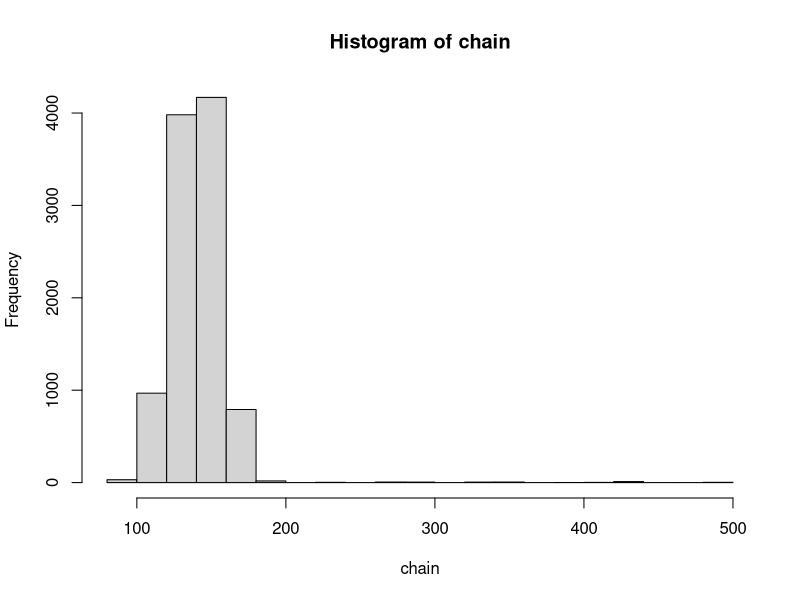
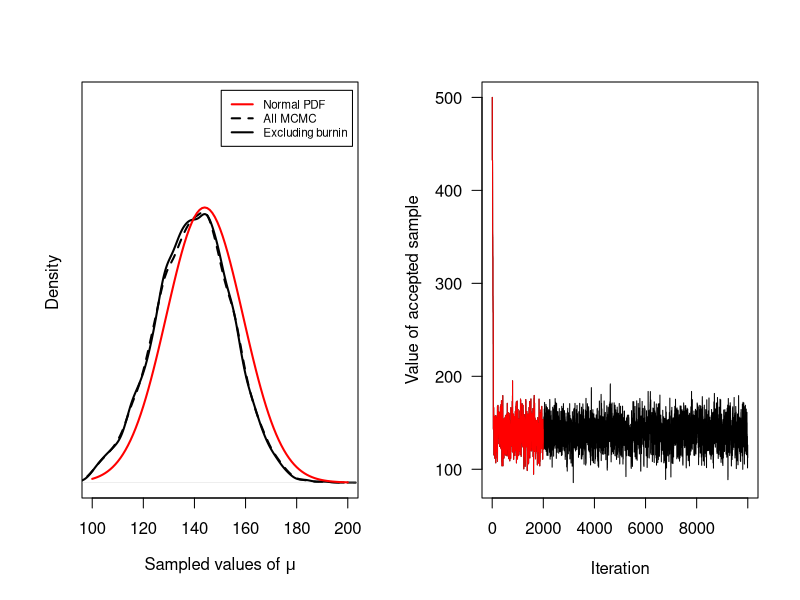

Generate these figures, in order, with R:
#perform MCMC
burnin<- 2000

chain <- rep(0,10000)
obs <- 140
propsd <- 20   #tuning parameter
sdv <- 15

chain[1] <- 500  #starting value
for (i in 2:length(chain)) {
    current <- chain[i-1]
    proposal <- current + rnorm(1,0,propsd)
    if (dnorm(obs,proposal, sdv) > dnorm(obs,current, sdv)) { 
       chain[i] <- proposal  #accept proposal
    } else {
       chain[i] <- ifelse(runif(1) < dnorm(obs,proposal, sdv)/dnorm(obs,current,sdv),  
                          proposal, 
                          current)
    }
}  

hist(chain)
mean(chain)

par(mfrow =c(1,2))
plot(density(chain),las=1,xlab=bquote("Sampled values of "*mu),
     yaxt="n",lwd=2,lty="dashed",
     main="",xlim=c(100,200),ylab="",
     ylim=c(0,max(max(density(chain)$y),
                  max(density(chain[-c(1:burnin)])$y),
                  max(dnorm(c(100:200),144,15)))*1.4))
lines(density(chain[-c(1:burnin)]),lwd=2,lty="solid")
lines(c(100:200),dnorm(c(100:200),144,15),col="red",lwd=2)
mtext("   Density",2,1)
legend("topright",inset=.02,c("Normal PDF","All MCMC","Excluding burnin"),
       lty=c("solid","dashed","solid"),col=c("red","black","black"),lwd=2, cex = .7)


plot(chain,type="l",las=1,xlab="Iteration",ylab="Value of accepted sample")
lines(1:burnin,chain[1:burnin],col="red")

